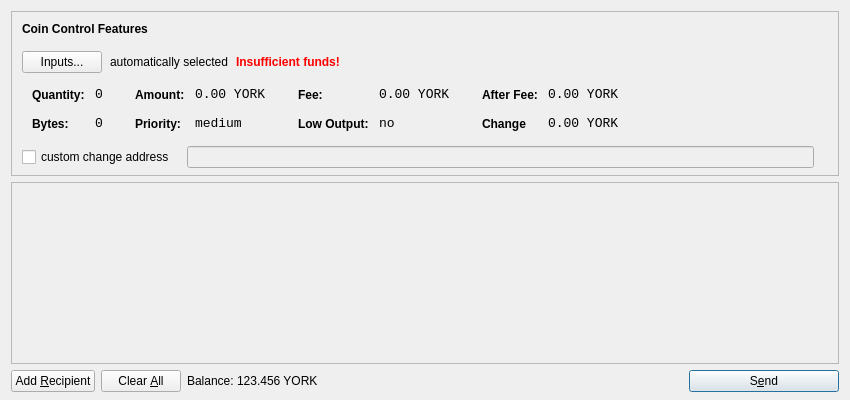
<?xml version="1.0" encoding="UTF-8"?>
<ui version="4.0">
 <class>SendCoinsDialog</class>
 <widget class="QDialog" name="SendCoinsDialog">
  <property name="geometry">
   <rect>
    <x>0</x>
    <y>0</y>
    <width>850</width>
    <height>400</height>
   </rect>
  </property>
  <property name="windowTitle">
   <string>Send Coins</string>
  </property>
  <layout class="QVBoxLayout" name="verticalLayout" stretch="0,1,0">
   <property name="bottomMargin">
    <number>8</number>
   </property>
   <item>
    <widget class="QFrame" name="frameCoinControl">
     <property name="sizePolicy">
      <sizepolicy hsizetype="Expanding" vsizetype="Expanding">
       <horstretch>0</horstretch>
       <verstretch>0</verstretch>
      </sizepolicy>
     </property>
     <property name="maximumSize">
      <size>
       <width>16777215</width>
       <height>16777215</height>
      </size>
     </property>
     <property name="frameShape">
      <enum>QFrame::StyledPanel</enum>
     </property>
     <property name="frameShadow">
      <enum>QFrame::Sunken</enum>
     </property>
     <layout class="QVBoxLayout" name="verticalLayoutCoinControl2">
      <property name="spacing">
       <number>-1</number>
      </property>
      <property name="leftMargin">
       <number>0</number>
      </property>
      <property name="topMargin">
       <number>0</number>
      </property>
      <property name="rightMargin">
       <number>0</number>
      </property>
      <property name="bottomMargin">
       <number>6</number>
      </property>
      <item>
       <layout class="QVBoxLayout" name="verticalLayoutCoinControl" stretch="0,0,0,0,1">
        <property name="spacing">
         <number>0</number>
        </property>
        <property name="leftMargin">
         <number>10</number>
        </property>
        <property name="topMargin">
         <number>10</number>
        </property>
        <item>
         <layout class="QHBoxLayout" name="horizontalLayoutCoinControl1">
          <property name="bottomMargin">
           <number>15</number>
          </property>
          <item>
           <widget class="QLabel" name="labelCoinControlFeatures">
            <property name="sizePolicy">
             <sizepolicy hsizetype="Preferred" vsizetype="Maximum">
              <horstretch>0</horstretch>
              <verstretch>0</verstretch>
             </sizepolicy>
            </property>
            <property name="font">
             <font>
              <weight>75</weight>
              <bold>true</bold>
             </font>
            </property>
            <property name="styleSheet">
             <string notr="true">font-weight:bold;</string>
            </property>
            <property name="text">
             <string>Coin Control Features</string>
            </property>
           </widget>
          </item>
         </layout>
        </item>
        <item>
         <layout class="QHBoxLayout" name="horizontalLayoutCoinControl2" stretch="0,0,0,0">
          <property name="spacing">
           <number>8</number>
          </property>
          <property name="bottomMargin">
           <number>10</number>
          </property>
          <item>
           <widget class="QPushButton" name="pushButtonCoinControl">
            <property name="styleSheet">
             <string notr="true"/>
            </property>
            <property name="text">
             <string>Inputs...</string>
            </property>
           </widget>
          </item>
          <item>
           <widget class="QLabel" name="labelCoinControlAutomaticallySelected">
            <property name="text">
             <string>automatically selected</string>
            </property>
            <property name="margin">
             <number>5</number>
            </property>
           </widget>
          </item>
          <item>
           <widget class="QLabel" name="labelCoinControlInsuffFunds">
            <property name="font">
             <font>
              <weight>75</weight>
              <bold>true</bold>
             </font>
            </property>
            <property name="styleSheet">
             <string notr="true">color:red;font-weight:bold;</string>
            </property>
            <property name="text">
             <string>Insufficient funds!</string>
            </property>
            <property name="margin">
             <number>5</number>
            </property>
           </widget>
          </item>
          <item>
           <spacer name="horizontalSpacerCoinControl">
            <property name="orientation">
             <enum>Qt::Horizontal</enum>
            </property>
            <property name="sizeHint" stdset="0">
             <size>
              <width>40</width>
              <height>1</height>
             </size>
            </property>
           </spacer>
          </item>
         </layout>
        </item>
        <item>
         <widget class="QWidget" name="widgetCoinControl" native="true">
          <property name="sizePolicy">
           <sizepolicy hsizetype="Preferred" vsizetype="Preferred">
            <horstretch>0</horstretch>
            <verstretch>0</verstretch>
           </sizepolicy>
          </property>
          <property name="minimumSize">
           <size>
            <width>0</width>
            <height>0</height>
           </size>
          </property>
          <property name="styleSheet">
           <string notr="true"/>
          </property>
          <layout class="QHBoxLayout" name="horizontalLayoutCoinControl5">
           <property name="margin">
            <number>0</number>
           </property>
           <item>
            <layout class="QHBoxLayout" name="horizontalLayoutCoinControl3" stretch="0,0,0,1">
             <property name="spacing">
              <number>20</number>
             </property>
             <property name="topMargin">
              <number>0</number>
             </property>
             <property name="bottomMargin">
              <number>10</number>
             </property>
             <item>
              <layout class="QFormLayout" name="formLayoutCoinControl1">
               <property name="horizontalSpacing">
                <number>10</number>
               </property>
               <property name="verticalSpacing">
                <number>14</number>
               </property>
               <property name="leftMargin">
                <number>10</number>
               </property>
               <property name="topMargin">
                <number>4</number>
               </property>
               <property name="rightMargin">
                <number>6</number>
               </property>
               <item row="0" column="0">
                <widget class="QLabel" name="labelCoinControlQuantityText">
                 <property name="styleSheet">
                  <string notr="true">font-weight:bold;</string>
                 </property>
                 <property name="text">
                  <string>Quantity:</string>
                 </property>
                 <property name="margin">
                  <number>0</number>
                 </property>
                </widget>
               </item>
               <item row="0" column="1">
                <widget class="QLabel" name="labelCoinControlQuantity">
                 <property name="font">
                  <font>
                   <family>Monospace</family>
                   <pointsize>10</pointsize>
                  </font>
                 </property>
                 <property name="cursor">
                  <cursorShape>IBeamCursor</cursorShape>
                 </property>
                 <property name="contextMenuPolicy">
                  <enum>Qt::ActionsContextMenu</enum>
                 </property>
                 <property name="text">
                  <string>0</string>
                 </property>
                 <property name="margin">
                  <number>0</number>
                 </property>
                 <property name="textInteractionFlags">
                  <set>Qt::LinksAccessibleByMouse|Qt::TextSelectableByKeyboard|Qt::TextSelectableByMouse</set>
                 </property>
                </widget>
               </item>
               <item row="1" column="0">
                <widget class="QLabel" name="labelCoinControlBytesText">
                 <property name="styleSheet">
                  <string notr="true">font-weight:bold;</string>
                 </property>
                 <property name="text">
                  <string>Bytes:</string>
                 </property>
                </widget>
               </item>
               <item row="1" column="1">
                <widget class="QLabel" name="labelCoinControlBytes">
                 <property name="font">
                  <font>
                   <family>Monospace</family>
                   <pointsize>10</pointsize>
                  </font>
                 </property>
                 <property name="cursor">
                  <cursorShape>IBeamCursor</cursorShape>
                 </property>
                 <property name="contextMenuPolicy">
                  <enum>Qt::ActionsContextMenu</enum>
                 </property>
                 <property name="text">
                  <string>0</string>
                 </property>
                 <property name="textInteractionFlags">
                  <set>Qt::LinksAccessibleByMouse|Qt::TextSelectableByKeyboard|Qt::TextSelectableByMouse</set>
                 </property>
                </widget>
               </item>
              </layout>
             </item>
             <item>
              <layout class="QFormLayout" name="formLayoutCoinControl2">
               <property name="horizontalSpacing">
                <number>10</number>
               </property>
               <property name="verticalSpacing">
                <number>14</number>
               </property>
               <property name="leftMargin">
                <number>6</number>
               </property>
               <property name="topMargin">
                <number>4</number>
               </property>
               <property name="rightMargin">
                <number>6</number>
               </property>
               <item row="0" column="0">
                <widget class="QLabel" name="labelCoinControlAmountText">
                 <property name="styleSheet">
                  <string notr="true">font-weight:bold;</string>
                 </property>
                 <property name="text">
                  <string>Amount:</string>
                 </property>
                 <property name="margin">
                  <number>0</number>
                 </property>
                </widget>
               </item>
               <item row="0" column="1">
                <widget class="QLabel" name="labelCoinControlAmount">
                 <property name="font">
                  <font>
                   <family>Monospace</family>
                   <pointsize>10</pointsize>
                  </font>
                 </property>
                 <property name="cursor">
                  <cursorShape>IBeamCursor</cursorShape>
                 </property>
                 <property name="contextMenuPolicy">
                  <enum>Qt::ActionsContextMenu</enum>
                 </property>
                 <property name="text">
                  <string>0.00 YORK</string>
                 </property>
                 <property name="textInteractionFlags">
                  <set>Qt::LinksAccessibleByMouse|Qt::TextSelectableByKeyboard|Qt::TextSelectableByMouse</set>
                 </property>
                </widget>
               </item>
               <item row="1" column="0">
                <widget class="QLabel" name="labelCoinControlPriorityText">
                 <property name="styleSheet">
                  <string notr="true">font-weight:bold;</string>
                 </property>
                 <property name="text">
                  <string>Priority:</string>
                 </property>
                </widget>
               </item>
               <item row="1" column="1">
                <widget class="QLabel" name="labelCoinControlPriority">
                 <property name="font">
                  <font>
                   <family>Monospace</family>
                   <pointsize>10</pointsize>
                  </font>
                 </property>
                 <property name="cursor">
                  <cursorShape>IBeamCursor</cursorShape>
                 </property>
                 <property name="contextMenuPolicy">
                  <enum>Qt::ActionsContextMenu</enum>
                 </property>
                 <property name="text">
                  <string>medium</string>
                 </property>
                 <property name="textInteractionFlags">
                  <set>Qt::LinksAccessibleByMouse|Qt::TextSelectableByKeyboard|Qt::TextSelectableByMouse</set>
                 </property>
                </widget>
               </item>
              </layout>
             </item>
             <item>
              <layout class="QFormLayout" name="formLayoutCoinControl3">
               <property name="horizontalSpacing">
                <number>10</number>
               </property>
               <property name="verticalSpacing">
                <number>14</number>
               </property>
               <property name="leftMargin">
                <number>6</number>
               </property>
               <property name="topMargin">
                <number>4</number>
               </property>
               <property name="rightMargin">
                <number>6</number>
               </property>
               <item row="0" column="0">
                <widget class="QLabel" name="labelCoinControlFeeText">
                 <property name="styleSheet">
                  <string notr="true">font-weight:bold;</string>
                 </property>
                 <property name="text">
                  <string>Fee:</string>
                 </property>
                 <property name="margin">
                  <number>0</number>
                 </property>
                </widget>
               </item>
               <item row="0" column="1">
                <widget class="QLabel" name="labelCoinControlFee">
                 <property name="font">
                  <font>
                   <family>Monospace</family>
                   <pointsize>10</pointsize>
                  </font>
                 </property>
                 <property name="cursor">
                  <cursorShape>IBeamCursor</cursorShape>
                 </property>
                 <property name="contextMenuPolicy">
                  <enum>Qt::ActionsContextMenu</enum>
                 </property>
                 <property name="text">
                  <string>0.00 YORK</string>
                 </property>
                 <property name="textInteractionFlags">
                  <set>Qt::LinksAccessibleByMouse|Qt::TextSelectableByKeyboard|Qt::TextSelectableByMouse</set>
                 </property>
                </widget>
               </item>
               <item row="1" column="0">
                <widget class="QLabel" name="labelCoinControlLowOutputText">
                 <property name="styleSheet">
                  <string notr="true">font-weight:bold;</string>
                 </property>
                 <property name="text">
                  <string>Low Output:</string>
                 </property>
                </widget>
               </item>
               <item row="1" column="1">
                <widget class="QLabel" name="labelCoinControlLowOutput">
                 <property name="font">
                  <font>
                   <family>Monospace</family>
                   <pointsize>10</pointsize>
                  </font>
                 </property>
                 <property name="cursor">
                  <cursorShape>IBeamCursor</cursorShape>
                 </property>
                 <property name="contextMenuPolicy">
                  <enum>Qt::ActionsContextMenu</enum>
                 </property>
                 <property name="text">
                  <string>no</string>
                 </property>
                 <property name="textInteractionFlags">
                  <set>Qt::LinksAccessibleByMouse|Qt::TextSelectableByKeyboard|Qt::TextSelectableByMouse</set>
                 </property>
                </widget>
               </item>
              </layout>
             </item>
             <item>
              <layout class="QFormLayout" name="formLayoutCoinControl4">
               <property name="horizontalSpacing">
                <number>10</number>
               </property>
               <property name="verticalSpacing">
                <number>14</number>
               </property>
               <property name="leftMargin">
                <number>6</number>
               </property>
               <property name="topMargin">
                <number>4</number>
               </property>
               <property name="rightMargin">
                <number>6</number>
               </property>
               <item row="0" column="0">
                <widget class="QLabel" name="labelCoinControlAfterFeeText">
                 <property name="styleSheet">
                  <string notr="true">font-weight:bold;</string>
                 </property>
                 <property name="text">
                  <string>After Fee:</string>
                 </property>
                 <property name="margin">
                  <number>0</number>
                 </property>
                </widget>
               </item>
               <item row="0" column="1">
                <widget class="QLabel" name="labelCoinControlAfterFee">
                 <property name="font">
                  <font>
                   <family>Monospace</family>
                   <pointsize>10</pointsize>
                  </font>
                 </property>
                 <property name="cursor">
                  <cursorShape>IBeamCursor</cursorShape>
                 </property>
                 <property name="contextMenuPolicy">
                  <enum>Qt::ActionsContextMenu</enum>
                 </property>
                 <property name="text">
                  <string>0.00 YORK</string>
                 </property>
                 <property name="textInteractionFlags">
                  <set>Qt::LinksAccessibleByMouse|Qt::TextSelectableByKeyboard|Qt::TextSelectableByMouse</set>
                 </property>
                </widget>
               </item>
               <item row="1" column="0">
                <widget class="QLabel" name="labelCoinControlChangeText">
                 <property name="styleSheet">
                  <string notr="true">font-weight:bold;</string>
                 </property>
                 <property name="text">
                  <string>Change</string>
                 </property>
                </widget>
               </item>
               <item row="1" column="1">
                <widget class="QLabel" name="labelCoinControlChange">
                 <property name="font">
                  <font>
                   <family>Monospace</family>
                   <pointsize>10</pointsize>
                  </font>
                 </property>
                 <property name="cursor">
                  <cursorShape>IBeamCursor</cursorShape>
                 </property>
                 <property name="contextMenuPolicy">
                  <enum>Qt::ActionsContextMenu</enum>
                 </property>
                 <property name="text">
                  <string>0.00 YORK</string>
                 </property>
                 <property name="textInteractionFlags">
                  <set>Qt::LinksAccessibleByMouse|Qt::TextSelectableByKeyboard|Qt::TextSelectableByMouse</set>
                 </property>
                </widget>
               </item>
              </layout>
             </item>
            </layout>
           </item>
          </layout>
         </widget>
        </item>
        <item>
         <layout class="QHBoxLayout" name="horizontalLayoutCoinControl4" stretch="0,0,0">
          <property name="spacing">
           <number>12</number>
          </property>
          <property name="sizeConstraint">
           <enum>QLayout::SetDefaultConstraint</enum>
          </property>
          <property name="topMargin">
           <number>5</number>
          </property>
          <property name="rightMargin">
           <number>5</number>
          </property>
          <item>
           <widget class="QCheckBox" name="checkBoxCoinControlChange">
            <property name="text">
             <string>custom change address</string>
            </property>
           </widget>
          </item>
          <item>
           <widget class="QLineEdit" name="lineEditCoinControlChange">
            <property name="enabled">
             <bool>false</bool>
            </property>
            <property name="sizePolicy">
             <sizepolicy hsizetype="Expanding" vsizetype="Fixed">
              <horstretch>0</horstretch>
              <verstretch>0</verstretch>
             </sizepolicy>
            </property>
           </widget>
          </item>
          <item>
           <widget class="QLabel" name="labelCoinControlChangeLabel">
            <property name="sizePolicy">
             <sizepolicy hsizetype="Preferred" vsizetype="Expanding">
              <horstretch>0</horstretch>
              <verstretch>0</verstretch>
             </sizepolicy>
            </property>
            <property name="minimumSize">
             <size>
              <width>0</width>
              <height>0</height>
             </size>
            </property>
            <property name="text">
             <string/>
            </property>
            <property name="margin">
             <number>3</number>
            </property>
           </widget>
          </item>
         </layout>
        </item>
        <item>
         <spacer name="verticalSpacerCoinControl">
          <property name="orientation">
           <enum>Qt::Vertical</enum>
          </property>
          <property name="sizeHint" stdset="0">
           <size>
            <width>800</width>
            <height>1</height>
           </size>
          </property>
         </spacer>
        </item>
       </layout>
      </item>
     </layout>
    </widget>
   </item>
   <item>
    <widget class="QScrollArea" name="scrollArea">
     <property name="widgetResizable">
      <bool>true</bool>
     </property>
     <widget class="QWidget" name="scrollAreaWidgetContents">
      <property name="geometry">
       <rect>
        <x>0</x>
        <y>0</y>
        <width>830</width>
        <height>165</height>
       </rect>
      </property>
      <layout class="QVBoxLayout" name="verticalLayout_2">
       <property name="margin">
        <number>0</number>
       </property>
       <item>
        <layout class="QVBoxLayout" name="entries">
         <property name="spacing">
          <number>6</number>
         </property>
        </layout>
       </item>
       <item>
        <spacer name="verticalSpacer">
         <property name="orientation">
          <enum>Qt::Vertical</enum>
         </property>
         <property name="sizeHint" stdset="0">
          <size>
           <width>20</width>
           <height>40</height>
          </size>
         </property>
        </spacer>
       </item>
      </layout>
     </widget>
    </widget>
   </item>
   <item>
    <layout class="QHBoxLayout" name="horizontalLayout">
     <item>
      <widget class="QPushButton" name="addButton">
       <property name="toolTip">
        <string>Send to multiple recipients at once</string>
       </property>
       <property name="text">
        <string>Add &amp;Recipient</string>
       </property>
       <property name="icon">
        <iconset resource="../bitcoin.qrc">
         <normaloff>:/icons/add</normaloff>:/icons/add</iconset>
       </property>
       <property name="autoDefault">
        <bool>false</bool>
       </property>
      </widget>
     </item>
     <item>
      <widget class="QPushButton" name="clearButton">
       <property name="sizePolicy">
        <sizepolicy hsizetype="Minimum" vsizetype="Fixed">
         <horstretch>0</horstretch>
         <verstretch>0</verstretch>
        </sizepolicy>
       </property>
       <property name="toolTip">
        <string>Remove all transaction fields</string>
       </property>
       <property name="text">
        <string>Clear &amp;All</string>
       </property>
       <property name="icon">
        <iconset resource="../bitcoin.qrc">
         <normaloff>:/icons/remove</normaloff>:/icons/remove</iconset>
       </property>
       <property name="autoRepeatDelay">
        <number>300</number>
       </property>
       <property name="autoDefault">
        <bool>false</bool>
       </property>
      </widget>
     </item>
     <item>
      <layout class="QHBoxLayout" name="horizontalLayout_2">
       <property name="spacing">
        <number>3</number>
       </property>
       <item>
        <widget class="QLabel" name="label">
         <property name="sizePolicy">
          <sizepolicy hsizetype="Preferred" vsizetype="Fixed">
           <horstretch>0</horstretch>
           <verstretch>0</verstretch>
          </sizepolicy>
         </property>
         <property name="text">
          <string>Balance:</string>
         </property>
        </widget>
       </item>
       <item>
        <widget class="QLabel" name="labelBalance">
         <property name="sizePolicy">
          <sizepolicy hsizetype="Preferred" vsizetype="Fixed">
           <horstretch>0</horstretch>
           <verstretch>0</verstretch>
          </sizepolicy>
         </property>
         <property name="cursor">
          <cursorShape>IBeamCursor</cursorShape>
         </property>
         <property name="text">
          <string>123.456 YORK</string>
         </property>
         <property name="textInteractionFlags">
          <set>Qt::LinksAccessibleByMouse|Qt::TextSelectableByKeyboard|Qt::TextSelectableByMouse</set>
         </property>
        </widget>
       </item>
      </layout>
     </item>
     <item>
      <spacer name="horizontalSpacer">
       <property name="orientation">
        <enum>Qt::Horizontal</enum>
       </property>
       <property name="sizeHint" stdset="0">
        <size>
         <width>40</width>
         <height>20</height>
        </size>
       </property>
      </spacer>
     </item>
     <item>
      <widget class="QPushButton" name="sendButton">
       <property name="minimumSize">
        <size>
         <width>150</width>
         <height>0</height>
        </size>
       </property>
       <property name="toolTip">
        <string>Confirm the send action</string>
       </property>
       <property name="text">
        <string>S&amp;end</string>
       </property>
       <property name="icon">
        <iconset resource="../bitcoin.qrc">
         <normaloff>:/icons/send</normaloff>:/icons/send</iconset>
       </property>
       <property name="default">
        <bool>true</bool>
       </property>
      </widget>
     </item>
    </layout>
   </item>
  </layout>
 </widget>
 <resources>
  <include location="../bitcoin.qrc"/>
 </resources>
 <connections/>
</ui>
